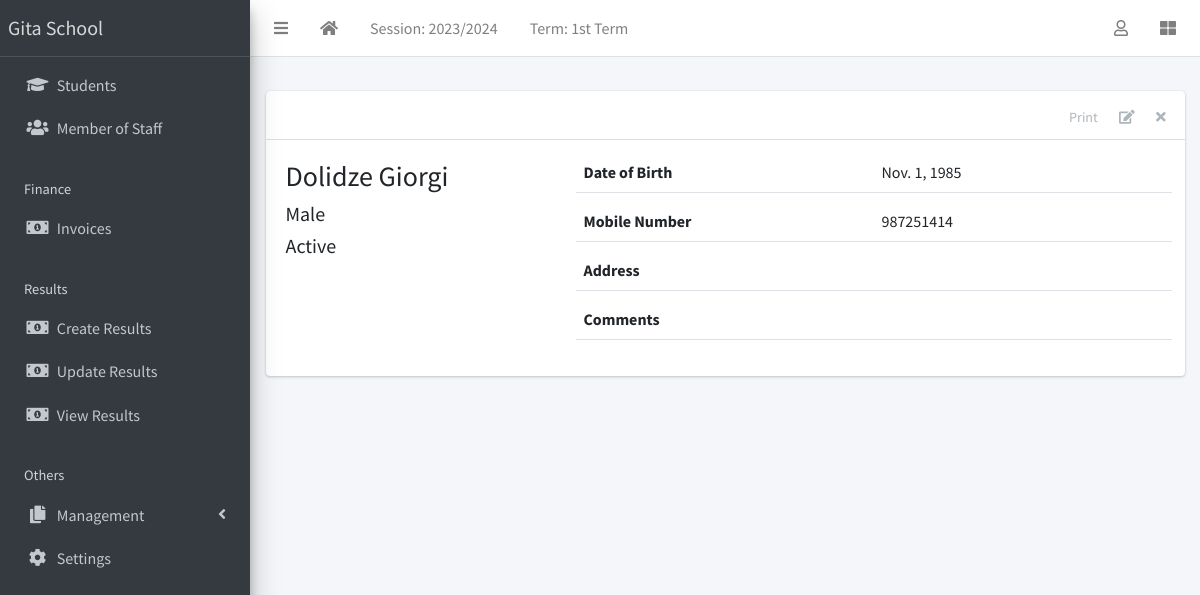
Screenshot of /staff/1/ with the database file from the repository.
### apps/corecode/models.py (models this page shows, shortened)
class AcademicSession(models.Model):
    name = models.CharField(max_length=200, unique=True)
    current = models.BooleanField(default=True)
    class Meta:
        ordering = ["-name"]

class AcademicTerm(models.Model):
    name = models.CharField(max_length=20, unique=True)
    current = models.BooleanField(default=True)
    class Meta:
        ordering = ["name"]

class SiteConfig(models.Model):
    key = models.SlugField()
    value = models.CharField(max_length=200)

### apps/staffs/models.py (models this page shows, shortened)
class Staff(models.Model):
    STATUS = [("active", "Active"), ("inactive", "Inactive")]
    GENDER = [("male", "Male"), ("female", "Female")]
    current_status = models.CharField(max_length=10, choices=STATUS, default="active")
    surname = models.CharField(max_length=200)
    firstname = models.CharField(max_length=200)
    other_name = models.CharField(max_length=200, blank=True)
    gender = models.CharField(max_length=10, choices=GENDER, default="male")
    date_of_birth = models.DateField(default=timezone.now)
    date_of_admission = models.DateField(default=timezone.now)
    mobile_num_regex = RegexValidator(
        regex="^[0-9]{9,15}$", message="Entered mobile number isn't in a right format!"
    )
    mobile_number = models.CharField(
        validators=[mobile_num_regex], max_length=13, blank=True
    )
    address = models.TextField(blank=True)
    others = models.TextField(blank=True)
    def __str__(self):
        return f"{self.surname} {self.firstname} {self.other_name}"

### apps/staffs/views.py (the view)
# urls.py: path("<int:pk>/", StaffDetailView.as_view(), name="staff-detail"),
class StaffDetailView(DetailView):
    model = Staff
    template_name = "staffs/staff_detail.html"

### apps/corecode/context_processors.py (called while the page is built)
def site_defaults(request):
    current_session = AcademicSession.objects.get(current=True)
    current_term = AcademicTerm.objects.get(current=True)
    vals = SiteConfig.objects.all()
    contexts = {
        "current_session": current_session.name,
        "current_term": current_term.name,
    }
    for val in vals:
        contexts[val.key] = val.value
    return contexts

### apps/staffs/templates/staffs/staff_detail.html (shortened to what this page needs)
{% extends 'base.html' %}
{% block content-header %}
<div class="card-header">
  <div class="card-tools">
    <a href="#" class="btn btn-tool">Print</a>
    <a href="{% url 'staff-update' object.id %}" class="btn btn-tool">
      <i class="fas fa-edit"></i>
    </a>
    <a href="{% url 'staff-delete' object.id %}" class="btn btn-tool">
      <i class="fas fa-times"></i>
    </a>
  </div>
</div>
{% endblock content-header %}
{% block content %}
    <div class="row">
      <div class="col-sm-4">
        <div>
          <h3>{{ object }} </h3>
          <h5>{{ object.get_gender_display }} </h5>
          <h5>{{ object.get_current_status_display }} </h5>
        </div>
      </div>
      <div class="col-sm-8">
        <div>
          <div class="form-group border-bottom row">
            <label class="col">
              Date of Birth
            </label>
            <div class="col">
              {{ object.date_of_birth }}
            </div>
          </div>
          <div class="form-group border-bottom row">
            <label class="col">
               Mobile Number
            </label>
            <div class="col">
              {{ object.mobile_number}}
            </div>
          </div>
          <div class="form-group border-bottom row">
            <label class="col">
              Address
            </label>
            <div class="col">
            </div>
          </div>
          <div class="form-group border-bottom row">
            <label class="col">
              Comments
            </label>
            <div class="col">
            </div>
          </div>
        </div>
      </div>
    </div>
{% endblock content %}

### templates/base.html (shortened to what this page needs)
{% load static %}
<!DOCTYPE html>
<html lang="en">
<head>
  <link rel="stylesheet" href="{% static 'plugins/fontawesome-free/css/all.min.css' %}">
  <link rel="stylesheet" href="{% static 'plugins/toastr/toastr.min.css' %}">
  <link rel="stylesheet"
    href="{% static 'plugins/overlayScrollbars/css/OverlayScrollbars.min.css' %}">
  <link rel="stylesheet" href="{% static 'plugins/Datatables/datatables.min.css' %}" />
  <link rel="stylesheet" href="{% static 'dist/css/adminlte.min.css' %}">
</head>
<body
  class="hold-transition sidebar-mini layout-fixed layout-navbar-fixed layout-footer-fixed">
  <div class="wrapper">
    <nav class="main-header navbar navbar-expand navbar-white navbar-light">
      <ul class="navbar-nav">
        <li class="nav-item">
          <a class="nav-link" data-widget="pushmenu" href="#" role="button"><i
              class="fas fa-bars"></i></a>
        </li>
        <li class="nav-item d-none d-sm-inline-block">
          <a href="{% url 'home' %} " class="nav-link"><i class="fa fa-home"></i></a>
        </li>
        <li class="nav-item d-none d-sm-inline-block">
          <a href="{% url 'current-session' %}" class="nav-link">Session: {{ current_session }}</a>
        </li>
        <li class="nav-item d-none d-sm-inline-block">
          <a href="{% url 'current-session' %}" class="nav-link">Term: {{ current_term }}</a>
        </li>
      </ul>
      <ul class="navbar-nav ml-auto">
        <li class="nav-item dropdown">
          <a class="nav-link" data-toggle="dropdown" href="#">
            <i class="far fa-user"></i>
          </a>
        </li>
        <li class="nav-item">
          <a class="nav-link" data-widget="control-sidebar" data-slide="true"
            href="#" role="button"><i class="fas fa-th-large"></i></a>
        </li>
      </ul>
    </nav>
    <aside class="main-sidebar sidebar-dark-primary elevation-4">
      <a href="{% url 'home' %}" class="brand-link">{{ school_name | default:"MySchool" }}</a>
      <div class="sidebar">
        <nav class="mt-2">
          <ul class="nav nav-pills nav-sidebar flex-column"
            data-widget="treeview" role="menu" data-accordion="false">
            <li class="nav-item">
              <a href="{% url 'student-list' %}" class="nav-link">
                <i class="nav-icon fas fa-graduation-cap"></i>
                <p>
                  Students
                </p>
              </a>
            </li>
            <li class="nav-item">
              <a href="{% url 'staff-list' %}" class="nav-link">
                <i class="nav-icon fas fa-users"></i>
                <p>
                  Member of Staff
                </p>
              </a>
            </li>
            <li class="nav-header">Finance</li>
            <li class="nav-item">
              <a href="{% url 'invoice-list' %}" class="nav-link">
                <i class="nav-icon fas fa-money-bill-alt"></i>
                <p>
                  Invoices
                </p>
              </a>
            </li>
            <li class="nav-header">Results</li>
            <li class="nav-item">
              <a href="{% url 'create-result' %}" class="nav-link">
                <i class="nav-icon fas fa-money-bill-alt"></i>
                <p>
                  Create Results
                </p>
              </a>
            </li>
            <li class="nav-item">
              <a href="{% url 'edit-results' %}" class="nav-link">
                <i class="nav-icon fas fa-money-bill-alt"></i>
                <p>
                  Update Results
                </p>
              </a>
            </li>
            <li class="nav-item">
              <a href="{% url 'view-results' %}" class="nav-link">
                <i class="nav-icon fas fa-money-bill-alt"></i>
                <p>
                  View Results
                </p>
              </a>
            </li>
            <li class="nav-header">Others</li>
            <li class="nav-item has-treeview">
              <a href="#" class="nav-link">
                <i class="nav-icon fas fa-copy"></i>
                <p>
                  Management
                  <i class="fas fa-angle-left right"></i>
                </p>
              </a>
            </li>
            <li class="nav-item">
              <a href="{% url 'configs' %}" class="nav-link">
                <i class="nav-icon fas fa-cog"></i>
                <p>
                  Settings
                </p>
              </a>
            </li>
          </ul>
        </nav>
      </div>
    </aside>
    <div class="content-wrapper">
      <section class="content-header">
      </section>
      <section class="content">
        <div class="container-fluid">
          <div class="row">
            <div class="col-md-12">
              {% block fullcard %}
              <div class="card">
                {% block content-header %}{% endblock content-header %}
                <div class="card-body">
                  <div class="row">
                    <div class="col">
                      {% block content %}
                      {% endblock content %}
                    </div>
                  </div>
                </div>
              </div>
              {% endblock fullcard %}
            </div>
          </div>
        </div>
      </section>
    </div>
  </div>
</body>
</html>

### rows the page displays
AcademicSession: name "2023/2024"
AcademicTerm: name "1st Term"
SiteConfig: value "Gita School"
Staff: surname+firstname+other_name "Dolidze Giorgi", gender "Male", current_status "Active", date_of_birth "Nov. 1, 1985", mobile_number "987251414"
